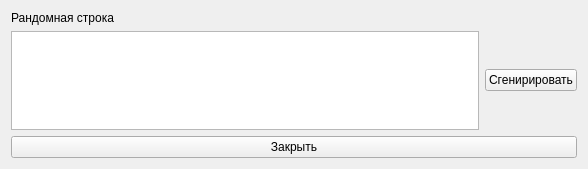
<?xml version="1.0" encoding="UTF-8"?>
<ui version="4.0">
 <class>stringGenerator</class>
 <widget class="QWidget" name="stringGenerator">
  <property name="geometry">
   <rect>
    <x>0</x>
    <y>0</y>
    <width>588</width>
    <height>169</height>
   </rect>
  </property>
  <property name="windowTitle">
   <string>Form</string>
  </property>
  <layout class="QVBoxLayout" name="verticalLayout">
   <item>
    <widget class="QLabel" name="label_3">
     <property name="text">
      <string>Рандомная строка</string>
     </property>
    </widget>
   </item>
   <item>
    <layout class="QHBoxLayout" name="horizontalLayout_3">
     <item>
      <widget class="QTextEdit" name="textEdit_8">
       <property name="readOnly">
        <bool>true</bool>
       </property>
      </widget>
     </item>
     <item>
      <widget class="QPushButton" name="pushButton_4">
       <property name="text">
        <string>Сгенирировать</string>
       </property>
      </widget>
     </item>
    </layout>
   </item>
   <item>
    <widget class="QPushButton" name="pushButton_7">
     <property name="text">
      <string>Закрыть</string>
     </property>
    </widget>
   </item>
  </layout>
 </widget>
 <resources/>
 <connections/>
</ui>
